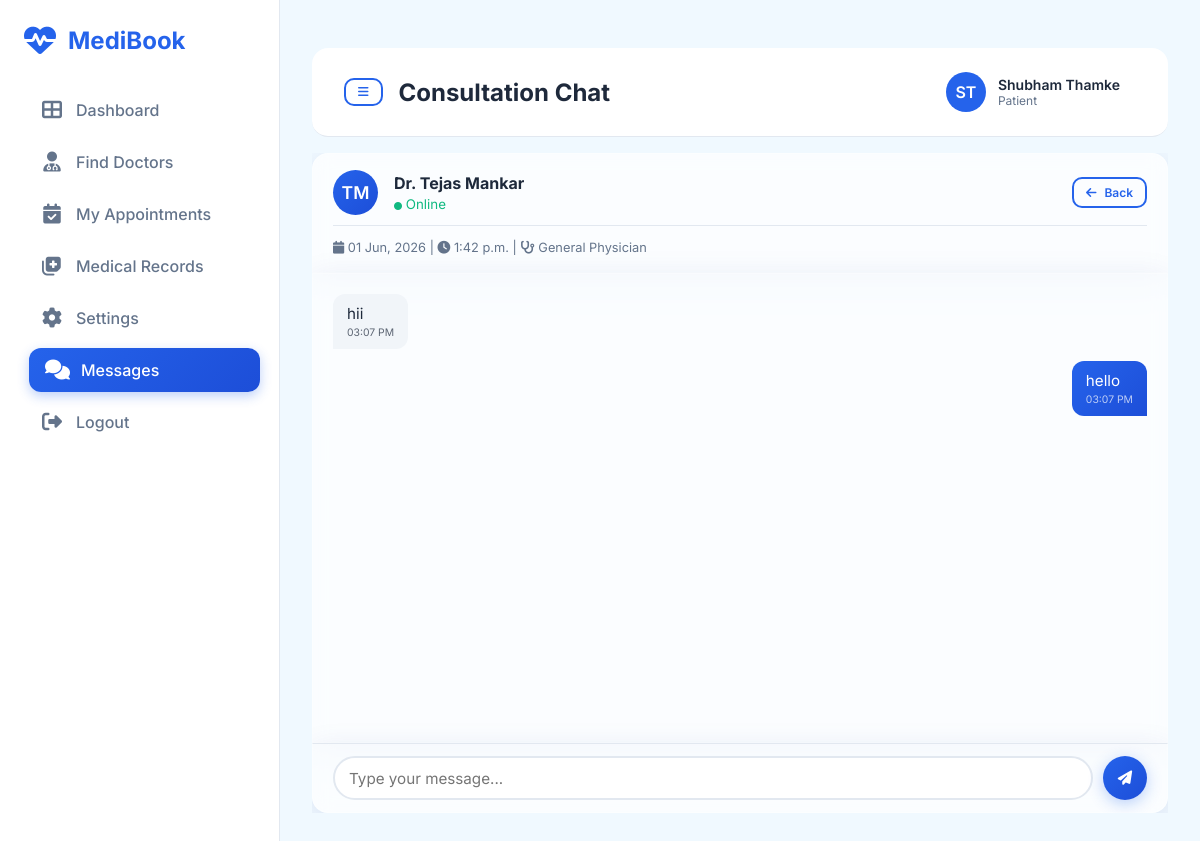
The app's page /chat/room/8/ (signed in) with its own data.
### users/models.py (models this page shows, shortened)
class UserProfile(models.Model):
    ROLE_CHOICES = (
        ('patient', 'Patient'),  # (database_value, display_value)
        ('doctor', 'Doctor'),
    )
    user = models.OneToOneField(
        User,
        on_delete=models.CASCADE,
        related_name='profile'
    )
    role = models.CharField(
        max_length=10,
        choices=ROLE_CHOICES,
        default='patient'
    )
    phone = models.CharField(
        max_length=15,
        blank=True,
        default=''
    )
    profile_image = models.ImageField(
        upload_to='profile_images/',  # Files saved to MEDIA_ROOT/profile_images/
        blank=True,
        null=True
    )
    created_at = models.DateTimeField(auto_now_add=True)

### chat/models.py (models this page shows, shortened)
class ChatRoom(models.Model):
    appointment = models.OneToOneField(
        Appointment,
        on_delete=models.CASCADE,
        related_name='chat_room'
    )
    patient = models.ForeignKey(
        User,
        on_delete=models.CASCADE,
        related_name='patient_chats'
    )
    doctor = models.ForeignKey(
        User,
        on_delete=models.CASCADE,
        related_name='doctor_chats'
    )
    created_at = models.DateTimeField(auto_now_add=True)
    is_active = models.BooleanField(default=True)
    class Meta:
        unique_together = ['appointment']

class Message(models.Model):
    room = models.ForeignKey(
        ChatRoom,
        on_delete=models.CASCADE,
        related_name='messages'
    )
    sender = models.ForeignKey(
        User,
        on_delete=models.CASCADE,
        related_name='sent_messages'
    )
    content = models.TextField()
    timestamp = models.DateTimeField(auto_now_add=True)
    is_read = models.BooleanField(default=False)
    class Meta:
        ordering = ['timestamp']

### appointments/models.py (models this page shows, shortened)
class Appointment(models.Model):
    STATUS_CHOICES = (
        ('pending', 'Pending'),
        ('confirmed', 'Confirmed'),
        ('cancelled', 'Cancelled'),
        ('completed', 'Completed'),
    )
    patient = models.ForeignKey(User, on_delete=models.CASCADE, related_name='patient_appointments')
    doctor = models.ForeignKey(Doctor, on_delete=models.CASCADE, related_name='appointments')
    appointment_date = models.DateField()
    appointment_time = models.TimeField()
    reason = models.TextField(help_text='Reason for appointment')
    status = models.CharField(max_length=20, choices=STATUS_CHOICES, default='pending')
    created_at = models.DateTimeField(auto_now_add=True)
    updated_at = models.DateTimeField(auto_now=True)
    cancellation_reason = models.TextField(blank=True, null=True)
    class Meta:
        unique_together = ['doctor', 'appointment_date', 'appointment_time']
        ordering = ['-appointment_date', '-appointment_time']

### doctors/models.py (models this page shows, shortened)
class Doctor(models.Model):
    VERIFICATION_CHOICES = (
        ('pending', 'Pending Verification'),
        ('approved', 'Approved'),
        ('rejected', 'Rejected'),
    )
    CONSULTATION_CHOICES = (
        ('in_person', 'In-Person'),
        ('online', 'Online'),
        ('both', 'Both In-Person & Online'),
    )
    user = models.OneToOneField(User, on_delete=models.CASCADE, related_name='doctor_profile')
    specialization = models.CharField(max_length=100, blank=True, null=True)
    experience = models.IntegerField(help_text='Years of experience', blank=True, null=True)
    qualification = models.CharField(max_length=200, blank=True, null=True)
    fees = models.DecimalField(max_digits=10, decimal_places=2, blank=True, null=True)
    bio = models.TextField(blank=True, null=True)
    available_days = models.CharField(max_length=200, blank=True, null=True, help_text='Comma separated days')
    start_time = models.TimeField(blank=True, null=True, help_text='Consultation start time')
    end_time = models.TimeField(blank=True, null=True, help_text='Consultation end time')
    slot_duration = models.IntegerField(default=30, blank=True, null=True)
    is_available = models.BooleanField(default=True)
    consultation_type = models.CharField(max_length=20, choices=CONSULTATION_CHOICES, default='both')
    clinic_name = models.CharField(max_length=200, blank=True, null=True, help_text='Hospital/Clinic name')
    address_line1 = models.CharField(max_length=300, blank=True, null=True, help_text='Street address')
    address_line2 = models.CharField(max_length=300, blank=True, null=True, help_text='Area/Landmark')
    city = models.CharField(max_length=100, blank=True, null=True)
    state = models.CharField(max_length=100, blank=True, null=True)
    pincode = models.CharField(max_length=10, blank=True, null=True)
    is_verified = models.BooleanField(default=False)  # Quick verified check
    verification_status = models.CharField(max_length=20, choices=VERIFICATION_CHOICES, default='pending')
    registration_number = models.CharField(max_length=100, blank=True, null=True)  # Medical license number
    state_council = models.CharField(max_length=100, blank=True, null=True)  # Issuing state council
    license_document = models.FileField(upload_to='license_docs/', blank=True, null=True)  # Uploaded license
    verification_notes = models.TextField(blank=True, null=True)  # Admin notes on verification
    verified_by = models.ForeignKey(User, on_delete=models.SET_NULL, null=True, blank=True, related_name='verified_doctors')
    verified_at = models.DateTimeField(null=True, blank=True)  # When verification was done
    created_at = models.DateTimeField(auto_now_add=True)
    updated_at = models.DateTimeField(auto_now=True)
    class Meta:
        ordering = ['-created_at']

### chat/views.py (the view)
# urls.py: path('room/<int:room_id>/', views.chat_room, name='chat_room'),
@login_required
def chat_room(request, room_id):
    room = get_object_or_404(ChatRoom, id=room_id)
    if request.user not in [room.patient, room.doctor]:
        messages.error(request, 'You do not have access to this chat.')
        return redirect('dashboard')
    chat_msgs = Message.objects.filter(room=room).order_by('-timestamp')[:50]
    Message.objects.filter(
        room=room, is_read=False
    ).exclude(sender=request.user).update(is_read=True)
    context = {
        'room': room,
        'chat_msgs': chat_msgs,
        'other_user': room.doctor if request.user == room.patient else room.patient,
    }
    return render(request, 'chat/chat_room.html', context)

### templates/chat/chat_room.html (shortened to what this page needs)
{% extends 'base.html' %}
{% load static %}
{% block page_title %}Consultation Chat{% endblock %}
{% block content %}
<div style="max-width: 900px; margin: 0 auto; height: calc(100vh - 140px); display: flex; flex-direction: column; overflow: hidden;">
    <div class="glass-card" style="border-radius: 16px 16px 0 0; padding: 16px 20px; flex-shrink: 0;">
        <div style="display: flex; align-items: center; justify-content: space-between;">
            <div style="display: flex; align-items: center; gap: 16px;">
                <div style="width: 45px; height: 45px; border-radius: 50%; background: linear-gradient(135deg, var(--primary-color), var(--primary-dark)); display: flex; align-items: center; justify-content: center; color: white; font-weight: 600; font-size: 1.1rem;">
                    {{ other_user.first_name|first }}{{ other_user.last_name|first }}
                </div>
                <div>
                    <h4 style="margin: 0;">
                        {% if request.user.profile.role == 'patient' %}Dr. {{ other_user.get_full_name }}{% else %}{{ other_user.get_full_name }}{% endif %}
                    </h4>
                    <small style="color: var(--success-color);"><i class="fas fa-circle" style="font-size: 0.5rem;"></i> Online</small>
                </div>
            </div>
            <a href="{% url 'chat_list' %}" class="btn btn-outline btn-sm"><i class="fas fa-arrow-left"></i> Back</a>
        </div>
        <div style="margin-top: 10px; padding-top: 10px; border-top: 1px solid var(--border-color);">
            <small style="color: var(--text-secondary); font-size: 0.8rem;">
                <i class="fas fa-calendar"></i> {{ room.appointment.appointment_date|date:"d M, Y" }} |
                <i class="fas fa-clock"></i> {{ room.appointment.appointment_time }} |
                <i class="fas fa-stethoscope"></i> {{ room.appointment.doctor.specialization }}
            </small>
        </div>
    </div>
    <div class="glass-card" id="chatBox" style="border-radius: 0; flex: 1; overflow-y: auto; overflow-x: hidden; padding: 20px; min-height: 0;">
        {% if chat_msgs %}
            {% for msg in chat_msgs reversed %}
                {% if msg.sender == request.user %}
                <div style="display: flex; margin-bottom: 12px; justify-content: flex-end;">
                    <div style="max-width: 70%; padding: 10px 14px; border-radius: 12px 12px 0 12px; word-wrap: break-word; background: linear-gradient(135deg, var(--primary-color), var(--primary-dark)); color: white;">
                {% else %}
                <div style="display: flex; margin-bottom: 12px; justify-content: flex-start;">
                    <div style="max-width: 70%; padding: 10px 14px; border-radius: 12px 12px 12px 0; word-wrap: break-word; background: #f1f5f9; color: var(--text-primary);">
                {% endif %}
                        <p style="margin: 0; font-size: 0.95rem;">{{ msg.content }}</p>
                        <small style="opacity: 0.7; display: block; margin-top: 3px; font-size: 0.65rem;">{{ msg.timestamp|time:"h:i A" }}</small>
                    </div>
                </div>
            {% endfor %}
        {% else %}
            <div style="text-align: center; color: var(--text-secondary); padding-top: 60px;">
                <i class="fas fa-comments" style="font-size: 3rem; margin-bottom: 16px; display: block;"></i>
                <p>No messages yet. Start the conversation!</p>
            </div>
        {% endif %}
    </div>
    <div class="glass-card" style="border-radius: 0 0 16px 16px; border-top: 1px solid var(--border-color); padding: 12px 20px; flex-shrink: 0;">
        <div style="display: flex; gap: 10px;">
            <input type="text" id="msgInput" placeholder="Type your message..."
                   style="flex: 1; padding: 10px 14px; border: 2px solid var(--border-color); border-radius: 25px; font-size: 0.95rem; outline: none; font-family: 'Inter', sans-serif;"
                   autocomplete="off">
            <button id="btnSend" class="btn btn-primary" style="border-radius: 50%; width: 44px; height: 44px; padding: 0; display: flex; align-items: center; justify-content: center;">
                <i class="fas fa-paper-plane" style="font-size: 0.9rem;"></i>
            </button>
        </div>
    </div>
</div>
{% endblock %}

### templates/base.html (shortened to what this page needs)
<!DOCTYPE html>
<html lang="en">
<head>
    <link rel="stylesheet" href="https://cdnjs.cloudflare.com/ajax/libs/font-awesome/6.4.0/css/all.min.css">
</head>
<body>
    {% if user.is_authenticated %}
        <aside class="sidebar" id="sidebar">
            <div class="sidebar-logo">
                <i class="fas fa-heartbeat"></i>
                <span>MediBook</span>
            </div>
            <ul class="sidebar-nav">
                {% if user.profile.role == 'patient' %}
                    <li><a href="{% url 'patient_dashboard' %}"><i class="fas fa-th-large"></i>Dashboard</a></li>
                    <li><a href="{% url 'doctor_list' %}"><i class="fas fa-user-md"></i>Find Doctors</a></li>
                    <li><a href="{% url 'my_appointments' %}"><i class="fas fa-calendar-check"></i>My Appointments</a></li>
                    <li><a href="{% url 'patient_medical_history' %}"><i class="fas fa-notes-medical"></i>Medical Records</a></li>
                {% endif %}
                <li><a href="{% url 'profile' %}"><i class="fas fa-cog"></i>Settings</a></li>
                <li>
                    <a href="{% url 'chat_list' %}" class="{% if 'chat' in request.path %}active{% endif %}">
                        <i class="fas fa-comments"></i>
                        <span>Messages</span>
                    </a>
                </li>
                <li><a href="{% url 'logout' %}"><i class="fas fa-sign-out-alt"></i>Logout</a></li>
            </ul>
        </aside>
        <main class="main-content">
            <nav class="top-nav">
                <div class="top-nav-left">
                    <button class="btn btn-outline btn-sm" onclick="document.getElementById('sidebar').classList.toggle('open')">
                        <i class="fas fa-bars"></i>
                    </button>
                    <h2>{% block page_title %}Dashboard{% endblock %}</h2>
                </div>
                <div class="top-nav-right">
                    <div class="user-menu">
                        <div class="user-avatar">{{ user.first_name|first }}{{ user.last_name|first }}</div>
                        <div>
                            <div style="font-weight: 600; font-size: 0.875rem;">{{ user.get_full_name }}</div>
                            <div style="font-size: 0.75rem; color: var(--text-secondary); text-transform: capitalize;">{{ user.profile.role }}</div>
                        </div>
                    </div>
                </div>
            </nav>
            {% block content %}{% endblock %}
        </main>
    {% else %}
        {% block auth_content %}{% endblock %}
    {% endif %}
</body>
</html>

### templates/base.html (style rules this page uses)
:root { --primary-color: #2563eb; --primary-dark: #1d4ed8; --secondary-color: #059669; --bg-primary: #f0f9ff; --bg-white: #ffffff; --text-primary: #1e293b; --text-secondary: #64748b; --border-color: #e2e8f0; --danger-color: #ef4444; --success-color: #10b981; --warning-color: #f59e0b; }
* { margin: 0; padding: 0; box-sizing: border-box; }
body { font-family: 'Inter', sans-serif; background: var(--bg-primary); color: var(--text-primary); min-height: 100vh; }
.sidebar { position: fixed; left: 0; top: 0; bottom: 0; width: 280px; background: rgba(255, 255, 255, 0.95); backdrop-filter: blur(10px); border-right: 1px solid var(--border-color); padding: 24px; z-index: 1000; overflow-y: auto; }
.sidebar-logo { font-size: 1.5rem; font-weight: 700; color: var(--primary-color); margin-bottom: 32px; display: flex; align-items: center; gap: 12px; }
.sidebar-logo i { font-size: 2rem; }
.sidebar-nav { list-style: none; }
.sidebar-nav li { margin-bottom: 8px; }
.sidebar-nav a { display: flex; align-items: center; gap: 12px; padding: 12px 16px; color: var(--text-secondary); text-decoration: none; border-radius: 12px; transition: all 0.3s ease; font-weight: 500; }
.sidebar-nav a:hover, .sidebar-nav a.active { background: linear-gradient(135deg, var(--primary-color), var(--primary-dark)); color: white; transform: translateX(5px); box-shadow: 0 4px 12px rgba(37, 99, 235, 0.3); }
.sidebar-nav a i { font-size: 1.25rem; width: 24px; text-align: center; }
.main-content { margin-left: 280px; padding: 32px; min-height: 100vh; }
.top-nav { background: rgba(255, 255, 255, 0.95); backdrop-filter: blur(10px); border-bottom: 1px solid var(--border-color); padding: 16px 32px; display: flex; justify-content: space-between; align-items: center; margin-bottom: 32px; border-radius: 16px; position: sticky; top: 16px; z-index: 100; }
.top-nav-left { display: flex; align-items: center; gap: 16px; }
.top-nav-right { display: flex; align-items: center; gap: 16px; }
.user-menu { display: flex; align-items: center; gap: 12px; padding: 8px 16px; border-radius: 12px; transition: all 0.3s ease; }
.user-avatar { width: 40px; height: 40px; border-radius: 50%; background: var(--primary-color); display: flex; align-items: center; justify-content: center; color: white; font-weight: 600; }
.btn { padding: 10px 20px; border-radius: 10px; border: none; font-weight: 600; cursor: pointer; transition: all 0.3s ease; display: inline-flex; align-items: center; gap: 8px; text-decoration: none; font-size: 0.875rem; font-family: 'Inter', sans-serif; }
.btn-primary { background: linear-gradient(135deg, var(--primary-color), var(--primary-dark)); color: white; box-shadow: 0 4px 15px rgba(37, 99, 235, 0.3); }
.btn-outline { background: transparent; border: 2px solid var(--primary-color); color: var(--primary-color); }
.btn-sm { padding: 6px 12px; font-size: 0.75rem; }
.glass-card { background: rgba(255, 255, 255, 0.7); backdrop-filter: blur(10px); border: 1px solid rgba(255, 255, 255, 0.3); border-radius: 16px; box-shadow: 0 8px 32px rgba(31, 38, 135, 0.1); padding: 24px; transition: all 0.3s ease; }

### templates/chat/chat_room.html (style rules this page uses)
html, body { overflow: hidden; height: 100%; }
.main-content { overflow: hidden; }

### records on screen
ChatRoom: appointment.appointment_date "01 Jun, 2026", appointment.appointment_time "1:42 p.m.", appointment.doctor.specialization "General Physician"
Message: content "hii", timestamp "03:07 PM"
Message: content "hello", timestamp "03:07 PM"

### other values on screen
{{ user.first_name|first }} "S"
{{ user.last_name|first }} "T"
{{ user.get_full_name }} "Shubham Thamke"
{{ user.profile.role }} "Patient"
{{ other_user.first_name|first }} "T"
{{ other_user.last_name|first }} "M"
{{ other_user.get_full_name }} "Tejas Mankar"
